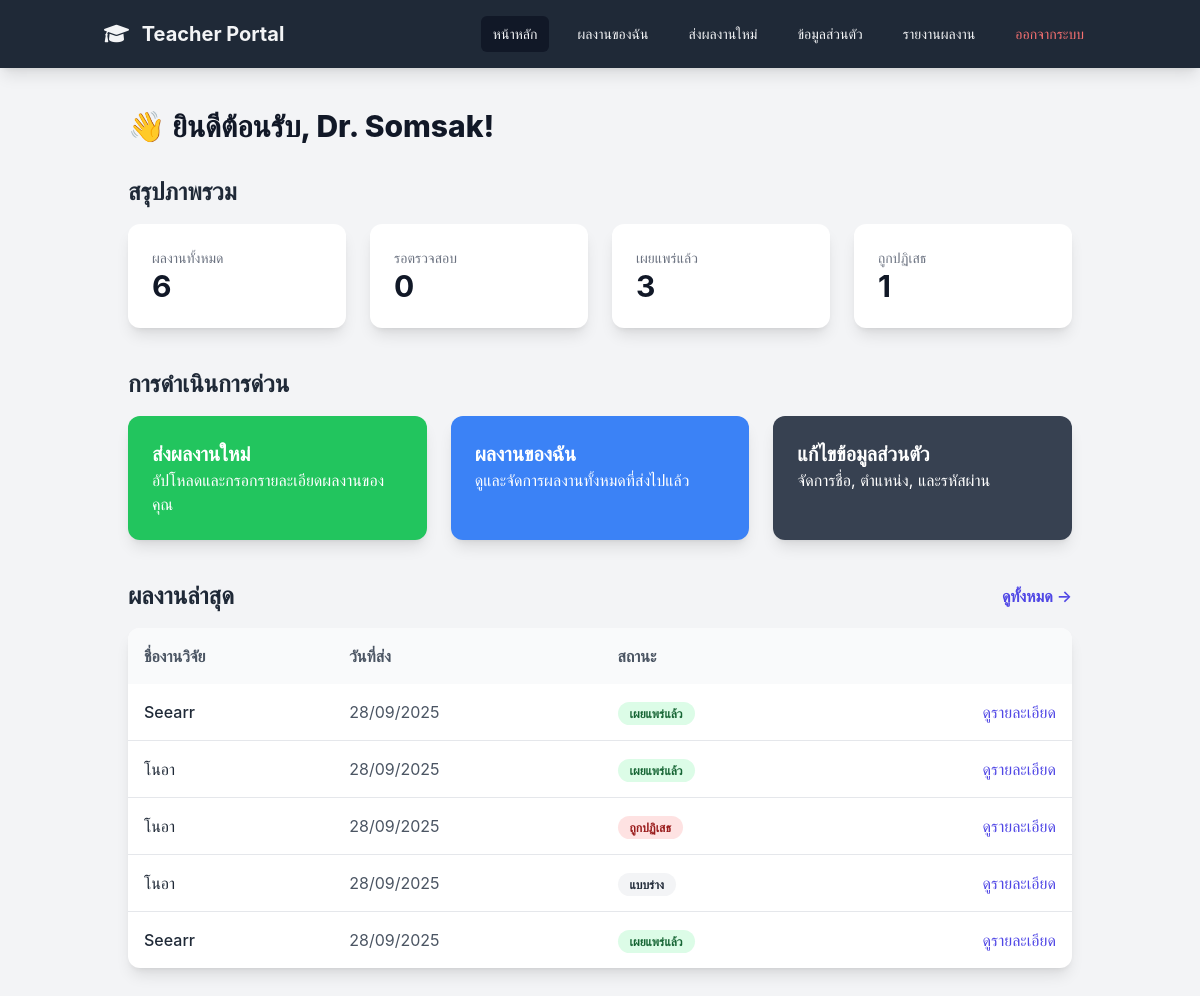
The app's page /teacher_dashboard.php (signed in) with its own data.
### tables this page shows
CREATE TABLE `publications` (
  `PubID` int(11) NOT NULL,
  `PubName` varchar(255) NOT NULL,
  `PubDetail` text,
  `PubType` varchar(100) DEFAULT NULL,
  `PubStatus` enum('Draft','Pending','Published','Rejected') DEFAULT 'Draft',
  `PubDate` date DEFAULT NULL,
  `User_id` int(11) NOT NULL,
  `Created_at` timestamp NOT NULL DEFAULT CURRENT_TIMESTAMP
);

### teacher_dashboard.php (the view, shortened to what this page needs)
<?php
include('auth_config.php');
$user_id = $_SESSION['user_id'];
$user_name = $_SESSION['user_name'] ?? 'อาจารย์';
$stats = [
    'total' => 0, 'published' => 0, 'pending' => 0,
    'draft' => 0, 'rejected' => 0,
];
$recent_publications = [];
try {
    $stmt_stats = $pdo->prepare("
        SELECT COUNT(PubID) AS total,
               SUM(CASE WHEN PubStatus = 'Published' THEN 1 ELSE 0 END) AS published,
               SUM(CASE WHEN PubStatus = 'Pending' THEN 1 ELSE 0 END) AS pending,
               SUM(CASE WHEN PubStatus = 'Draft' THEN 1 ELSE 0 END) AS draft,
               SUM(CASE WHEN PubStatus = 'Rejected' THEN 1 ELSE 0 END) AS rejected
        FROM publications WHERE User_id = ?
    ");
    $stmt_stats->execute([$user_id]);
    $result = $stmt_stats->fetch(PDO::FETCH_ASSOC);
    if ($result) {
        $stats = array_map(fn($val) => $val ?? 0, $result);
    }
    $stmt_recent = $pdo->prepare("
        SELECT PubID, PubName, PubStatus, Created_at
        FROM publications WHERE User_id = ? ORDER BY Created_at DESC LIMIT 5
    ");
    $stmt_recent->execute([$user_id]);
    $recent_publications = $stmt_recent->fetchAll(PDO::FETCH_ASSOC);
} catch (\PDOException $e) {
    $error_message = "❌ เกิดข้อผิดพลาดในการดึงข้อมูล: " . $e->getMessage();
}
if (!function_exists('get_status_badge')) {
    function get_status_badge($status) {
        switch ($status) {
            case 'Published': return '<span class="px-3 py-1 text-xs font-semibold rounded-full bg-green-100 text-green-800">เผยแพร่แล้ว</span>';
            case 'Draft': return '<span class="px-3 py-1 text-xs font-semibold rounded-full bg-gray-100 text-gray-800">แบบร่าง</span>';
            case 'Rejected': return '<span class="px-3 py-1 text-xs font-semibold rounded-full bg-red-100 text-red-800">ถูกปฏิเสธ</span>';
        }
    }
}
?>
<!DOCTYPE html>
<html lang="th">
<head>
    <script src="https://cdn.tailwindcss.com"></script>
    <link rel="stylesheet" href="https://cdnjs.cloudflare.com/ajax/libs/font-awesome/6.0.0-beta3/css/all.min.css">
</head>
<body class="bg-gray-100">
    <header class="bg-gray-800 text-gray-100 shadow-lg sticky top-0 z-50">
        <div class="container mx-auto flex justify-between items-center p-4">
            <a href="teacher_dashboard.php" class="text-xl font-bold">
                <i class="fas fa-graduation-cap mr-2"></i> Teacher Portal
            </a>
            <nav class="hidden md:flex space-x-4 items-center">
                <a href="teacher_dashboard.php" class="px-3 py-2 rounded-md text-sm font-medium hover:bg-gray-700 bg-gray-900">หน้าหลัก</a>
                <a href="teacher_publications.php" class="px-3 py-2 rounded-md text-sm font-medium hover:bg-gray-700">ผลงานของฉัน</a>
                <a href="add_publication.php" class="px-3 py-2 rounded-md text-sm font-medium hover:bg-gray-700">ส่งผลงานใหม่</a>
                <a href="profile.php" class="px-3 py-2 rounded-md text-sm font-medium hover:bg-gray-700">ข้อมูลส่วนตัว</a>
                <a href="teacher_reports.php" class="px-3 py-2 rounded-md text-sm font-medium hover:bg-gray-700">รายงานผลงาน</a>
                <a href="logout.php" class="px-3 py-2 rounded-md text-sm font-medium text-red-400 hover:bg-red-700">ออกจากระบบ</a>
            </nav>
        </div>
    </header>
    <main class="container mx-auto p-6 md:p-10">
        <header class="flex justify-between items-center mb-8">
            <h1 class="text-3xl font-extrabold text-gray-900">👋 ยินดีต้อนรับ, <?= htmlspecialchars($user_name) ?>!</h1>
        </header>
        <section class="mb-10">
            <h2 class="text-2xl font-bold text-gray-800 mb-4">สรุปภาพรวม</h2>
            <div class="grid grid-cols-2 md:grid-cols-4 gap-6">
                <div class="bg-white p-6 rounded-xl shadow-lg"><p class="text-sm font-medium text-gray-500">ผลงานทั้งหมด</p><p class="text-3xl font-bold text-gray-900"><?= $stats['total'] ?></p></div>
                <div class="bg-white p-6 rounded-xl shadow-lg"><p class="text-sm font-medium text-gray-500">รอตรวจสอบ</p><p class="text-3xl font-bold text-gray-900"><?= $stats['pending'] ?></p></div>
                <div class="bg-white p-6 rounded-xl shadow-lg"><p class="text-sm font-medium text-gray-500">เผยแพร่แล้ว</p><p class="text-3xl font-bold text-gray-900"><?= $stats['published'] ?></p></div>
                <div class="bg-white p-6 rounded-xl shadow-lg"><p class="text-sm font-medium text-gray-500">ถูกปฏิเสธ</p><p class="text-3xl font-bold text-gray-900"><?= $stats['rejected'] ?></p></div>
            </div>
        </section>
        <section class="mb-10">
            <h2 class="text-2xl font-bold text-gray-800 mb-4">การดำเนินการด่วน</h2>
            <div class="grid grid-cols-1 md:grid-cols-3 gap-6">
                <a href="add_publication.php" class="block bg-green-500 p-6 rounded-xl shadow-lg text-white hover:bg-green-600">
                    <h3 class="text-xl font-bold">ส่งผลงานใหม่</h3>
                    <p>อัปโหลดและกรอกรายละเอียดผลงานของคุณ</p>
                </a>
                <a href="teacher_publications.php" class="block bg-blue-500 p-6 rounded-xl shadow-lg text-white hover:bg-blue-600">
                    <h3 class="text-xl font-bold">ผลงานของฉัน</h3>
                    <p>ดูและจัดการผลงานทั้งหมดที่ส่งไปแล้ว</p>
                </a>
                <a href="profile.php" class="block bg-gray-700 p-6 rounded-xl shadow-lg text-white hover:bg-gray-800">
                    <h3 class="text-xl font-bold">แก้ไขข้อมูลส่วนตัว</h3>
                    <p>จัดการชื่อ, ตำแหน่ง, และรหัสผ่าน</p>
                </a>
            </div>
        </section>
        <section>
            <div class="flex justify-between items-center mb-4">
                <h2 class="text-2xl font-bold text-gray-800">ผลงานล่าสุด</h2>
                <a href="teacher_publications.php" class="text-indigo-600 hover:underline font-semibold">ดูทั้งหมด →</a>
            </div>
            <div class="bg-white rounded-xl shadow-lg overflow-x-auto">
                <table class="w-full text-left">
                    <thead class="bg-gray-50">
                        <tr>
                            <th class="p-4 font-semibold text-gray-600">ชื่องานวิจัย</th>
                            <th class="p-4 font-semibold text-gray-600">วันที่ส่ง</th>
                            <th class="p-4 font-semibold text-gray-600">สถานะ</th>
                            <th class="p-4"></th>
                        </tr>
                    </thead>
                    <tbody class="divide-y">
                        <?php if (empty($recent_publications)): ?>
                            <tr><td colspan="4" class="p-6 text-center text-gray-500">ยังไม่มีผลงานที่ส่งในระบบ</td></tr>
                        <?php else: foreach ($recent_publications as $pub): ?>
                            <tr class="hover:bg-gray-50">
                                <td class="p-4 font-medium text-gray-800"><?= htmlspecialchars($pub['PubName']) ?></td>
                                <td class="p-4 text-gray-600"><?= date('d/m/Y', strtotime($pub['Created_at'])) ?></td>
                                <td class="p-4"><?= get_status_badge($pub['PubStatus']) ?></td>
                                <td class="p-4 text-right">
                                    <a href="teacher_view_publication.php?id=<?= $pub['PubID'] ?>" class="text-indigo-600 hover:text-indigo-800 font-medium">ดูรายละเอียด</a>
                                </td>
                            </tr>
                        <?php endforeach; endif; ?>
                    </tbody>
                </table>
            </div>
        </section>
    </main>
</body>
</html>

### teacher_dashboard.php (style rules this page uses)
body { font-family: 'Inter', 'Tahoma', sans-serif; }

### records on screen
publications: PubName "Seearr", Created_at "28/09/2025", PubStatus "เผยแพร่แล้ว"
publications: PubName "โนอา", Created_at "28/09/2025", PubStatus "เผยแพร่แล้ว"
publications: PubName "โนอา", Created_at "28/09/2025", PubStatus "ถูกปฏิเสธ"
publications: PubName "โนอา", Created_at "28/09/2025", PubStatus "แบบร่าง"
publications: PubName "Seearr", Created_at "28/09/2025", PubStatus "เผยแพร่แล้ว"

### other values on screen
$user_name "Dr. Somsak"
$stats['total'] "6"
$stats['pending'] "0"
$stats['published'] "3"
$stats['rejected'] "1"
